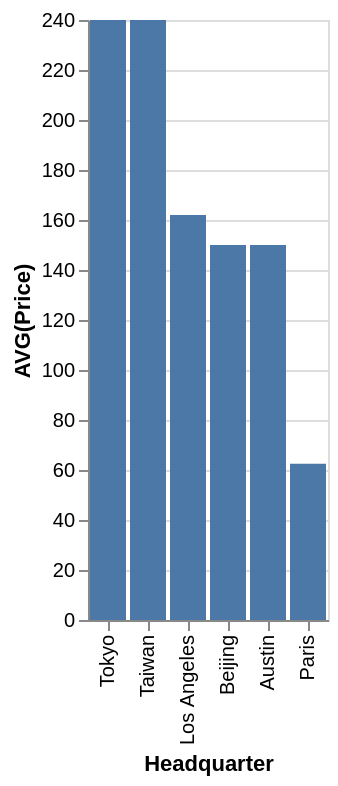

Vega-Lite specification for this chart:
### Vega-Lite specification from a JSON file in a GitHub repository (floating-point values rounded to 4 significant figures)
{"data": {"values": [{"x_data": "Tokyo", "y_data": 240}, {"x_data": "Taiwan", "y_data": 240}, {"x_data": "Los Angeles", "y_data": 162}, {"x_data": "Beijing", "y_data": 150}, {"x_data": "Austin", "y_data": 150}, {"x_data": "Paris", "y_data": 62.5}]}, "mark": "bar", "encoding": {"x": {"field": "x_data", "type": "nominal", "title": "Headquarter", "sort": {"op": "sum", "field": "y_data", "order": "descending"}}, "y": {"field": "y_data", "type": "quantitative", "title": "AVG(Price)"}}}
